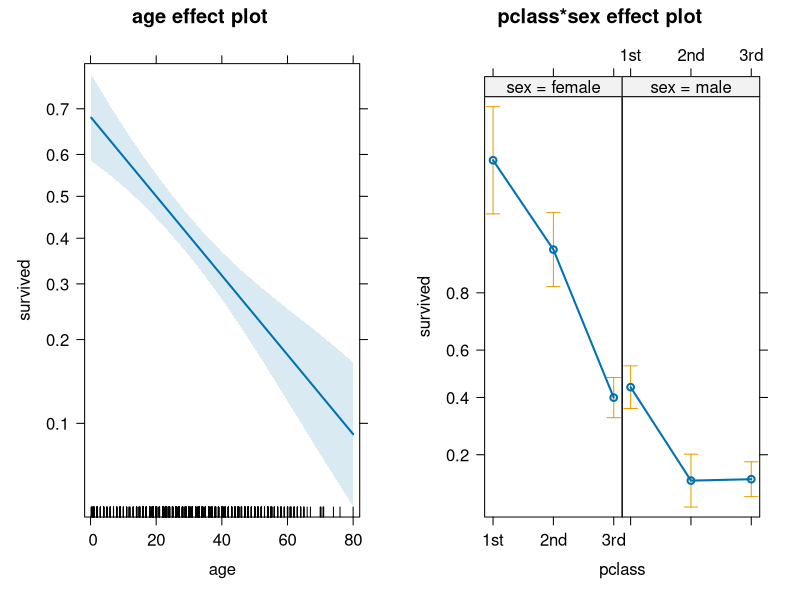
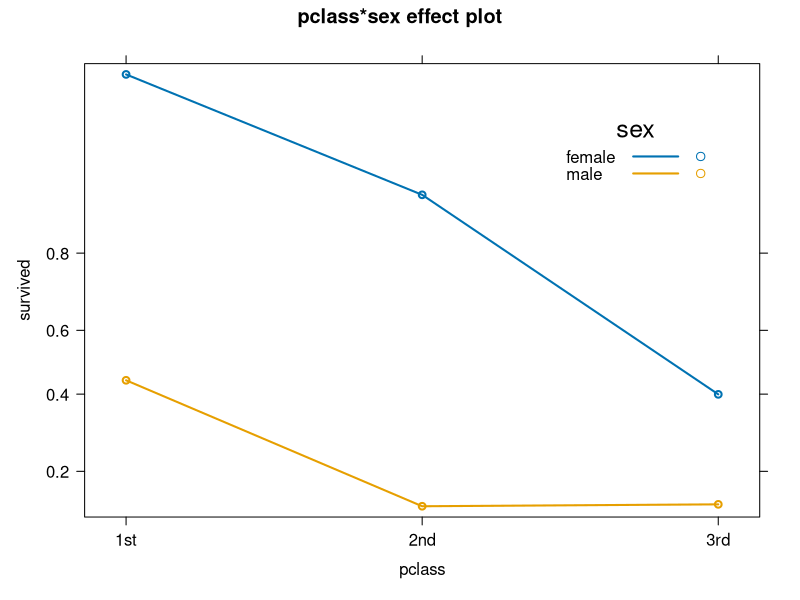
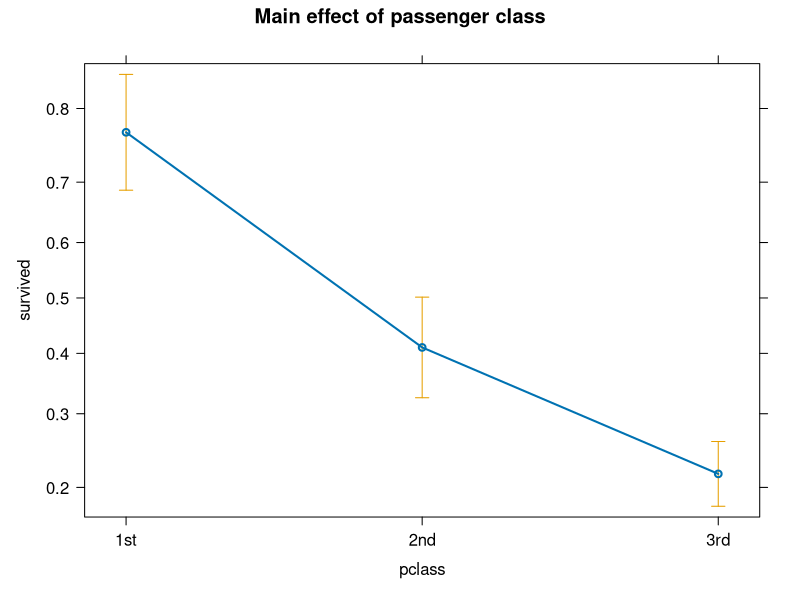

Generate these figures, in order, with R: (Note: this script raises an error after producing the figures.)
# after: http://www.r-bloggers.com/binary-classification-a-comparison-of-titanic-proportions-between-logistic-regression-random-forests-and-conditional-trees/

#load("c:/sasuser/catdata/R/data/ptitanic.rda")
data(Titanicp, package="vcdExtra")

# GLM
titanic.glm = glm(survived ~ pclass + sex + pclass:sex + age,
	family = binomial(logit), data = Titanicp)

titanic.glm = glm(survived ~ pclass*sex + age,
	family = binomial(logit), data = Titanicp)

summary(titanic.glm)

# effect plots
library(effects)
titanic.eff <- allEffects(titanic.glm)
# All high-order effects
plot(titanic.eff)
plot(titanic.eff[2], multiline=TRUE, key.args=list(x=.7, y=.9), ticks=list(n=7))

plot(effect('pclass', titanic.glm), main="Main effect of passenger class", ticks=list(n=7))


# re-fit model using pclass as an ordered factor -- but don't want to do this globally
Titanicp$pclass <- ordered(Titanicp$pclass)

	titanic.glm = glm(survived ~ pclass + sex + pclass:sex + age,
		family = binomial(logit), data = Titanicp, contrasts=list(pclass=contr.poly))
	summary(titanic.glm)	


# from effects package
titanic.glm1 <- glm(survived ~ pclass + sex + age, data=Titanicp, family=binomial)
titanic.glm2 <- glm(survived ~ (pclass + sex + age)^2, data=Titanicp, family=binomial)
titanic.glm3 <- glm(survived ~ (pclass + sex + age)^3, data=Titanicp, family=binomial)
anova(titanic.glm1, titanic.glm2, titanic.glm3, test="Chisq")

summary(titanic.glm2)
library(car)
Anova(titanic.glm2)

titanic.eff2 <- allEffects(titanic.glm2)


titanic.eff2a <- allEffects(titanic.glm2, 
	typical=median,
	given.values=c(pclass2nd=1/3, pclass3rd=1/3, sexmale=0.5)
	)
plot(titanic.eff2, ticks=list(at=c(.01, .05, seq(.1, .9, by=.2), .95, .99)), ask=FALSE)

#break them out
ticks <- list(at=c(.01, .05, seq(.1, .9, by=.2), .95, .99))
plot(titanic.eff2[1], ticks=ticks, layout=c(2,1))
plot(titanic.eff2[2], ticks=ticks, layout=c(3,1))
plot(titanic.eff2[3], ticks=ticks, layout=c(2,1))

# do as multiline plots
plot(titanic.eff2[1], ticks=ticks, multiline=TRUE, ci.style="bars", key=list(x=.7, y=.95))
plot(titanic.eff2[2], ticks=ticks, multiline=TRUE, ci.style="bars", key=list(x=.7, y=.95))
plot(titanic.eff2[3], ticks=ticks, multiline=TRUE, ci.style="bars", key=list(x=.7, y=.95))

plot(titanic.eff2[3], ticks=ticks, multiline=TRUE, ci.style="bars", key=list(x=.7, y=.95), lwd=2)

# 
# plot the 3-way effect
plot(effect("pclass*sex*age", titanic.glm2, xlevels=list(age=0:65)),
	ticks=list(at=c(.001, .005, .01, .05, seq(.1, .9, by=.2), .95, .99, .995)))

titanic.glm3 <- glm(survived ~ (pclass + sex + age)^3, data=Titanicp, family=binomial)
#summary(titanic.glm3)
Anova(titanic.glm3)

# 
library(vcdExtra)
summarise(glmlist(titanic.glm1, titanic.glm2, titanic.glm3))

###################################################
# using plotmo -- requires removing missings

# remove missings on age
Titanicp <- Titanicp[!is.na(Titanicp$age),]

titanic.glm1 <- glm(survived ~ pclass + sex + age, data=Titanicp, family=binomial)
titanic.glm2 <- glm(survived ~ (pclass + sex + age)^2, data=Titanicp, family=binomial)
require(plotmo)

plotmo(titanic.glm1, se=2)
plotmo(titanic.glm2, se=2)



###################################################
## try using ggplot2

require(ggplot2)
# remove missings on age
Titanicp <- Titanicp[!is.na(Titanicp$age),]

ggplot(Titanicp, aes(age, as.numeric(survived)-1, color=sex)) +
	stat_smooth(method="glm", family=binomial, formula=y~x, alpha=0.2, size=2, aes(fill=sex)) +
	geom_point(position=position_jitter(height=0.03, width=0), size=1.5) 

# try other smoother methods

ggplot(Titanicp, aes(age, as.numeric(survived)-1, color=sex)) +
  stat_smooth(method="lm", formula=y~x, alpha=0.2, size=2, aes(fill=sex)) +
  geom_point(position=position_jitter(height=0.03, width=0)) +
  xlab("Age") + ylab("Pr (survived)")	



ggplot(Titanicp, aes(age, as.numeric(survived)-1, color=sex)) +
  stat_smooth(method="loess", formula=y~x, alpha=0.2, size=2, aes(fill=sex)) +
  geom_point(position=position_jitter(height=0.04, width=0)) +
  xlab("Age") + ylab("Pr (survived)")	


#Don't know how to automatically pick scale for object of type labelled. Defaulting to continuous
#Error in as.data.frame.default(x[[i]], optional = TRUE) : 
#  cannot coerce class ""labelled"" to a data.frame
#>
# with(Titanicp, 
# 	{
# 	age = as.numeric(age)
# 	ggplot(Titanicp, aes(age, survived, color=sex)) +
# 		stat_smooth(method="glm", family=binomial, formula=y~x, alpha=0.2, size=2, aes(fill=sex))
# 	})

#this works
p <- ggplot(Titanicp, aes(as.numeric(age), as.numeric(survived)-1, color=sex)) +
	stat_smooth(method="glm", family=binomial, formula=y~x, alpha=0.2, size=2, aes(fill=sex)) +
	geom_point(position=position_jitter(height=0.02, width=0)) +
	xlab("Age") + ylab("Pr (survived)")	

# facet by pclass
p + facet_grid(. ~ pclass) 

# add plot collapsed over pclass
p + facet_grid(. ~ pclass, margins=TRUE)

# facet by sex, curves by class
p <- ggplot(Titanicp, aes(as.numeric(age), as.numeric(survived)-1, color=pclass)) +
	stat_smooth(method="glm", family=binomial, formula=y~x, alpha=0.2, size=2, aes(fill=pclass)) +
	geom_point(position=position_jitter(height=0.02, width=0)) +
	xlab("Age") + ylab("Pr (survived)")	

# facet by pclass
p + facet_grid(. ~ sex) 
              

# plots on the logit scale, from Denis Murphy

mod <- glm(survived ~ age*sex, family=binomial, data=Titanicp)
modp <- cbind(Titanicp[, c("survived", "sex", "age")],
              predict(mod, se.fit = TRUE))
modp$obs <- c(-2.5, 2.5 )[modp$survived]

# Plot predicted logits with corresponding Wald CIs
p <- ggplot(modp, aes(x = age, y = fit, color = sex)) +
  geom_line(size = 2) +
  geom_ribbon(aes(ymin = fit - 1.96 * se.fit,
                  ymax = fit + 1.96 * se.fit,
                  fill = sex), alpha = 0.2,
              color = "transparent") +
  labs(x = "Age", y = "Estimated logit")
#p + geom_point(y=modp$obs, position=position_jitter(y=modp$obs, height=0.02, width=0))              
p + geom_point(aes(y=obs), position=position_jitter(height=0.25, width=0))
              
